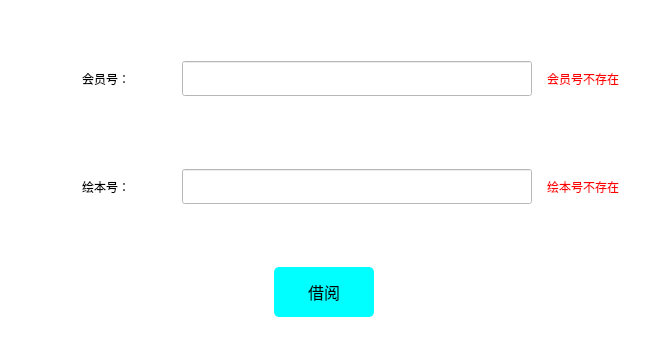
         <widget class="QWidget" name="BorrowAdd">
          <layout class="QHBoxLayout" name="horizontalLayout_43">
           <property name="leftMargin">
            <number>0</number>
           </property>
           <property name="topMargin">
            <number>0</number>
           </property>
           <property name="rightMargin">
            <number>0</number>
           </property>
           <property name="bottomMargin">
            <number>0</number>
           </property>
           <item>
            <widget class="QWidget" name="widget_46" native="true">
             <property name="styleSheet">
              <string notr="true">background-color: rgb(255, 255, 255);</string>
             </property>
             <layout class="QHBoxLayout" name="horizontalLayout_64">
              <item>
               <widget class="QWidget" name="widget_56" native="true">
                <property name="minimumSize">
                 <size>
                  <width>630</width>
                  <height>330</height>
                 </size>
                </property>
                <property name="maximumSize">
                 <size>
                  <width>630</width>
                  <height>330</height>
                 </size>
                </property>
                <layout class="QVBoxLayout" name="verticalLayout_3">
                 <item>
                  <widget class="QWidget" name="widget_39" native="true">
                   <property name="minimumSize">
                    <size>
                     <width>610</width>
                     <height>230</height>
                    </size>
                   </property>
                   <property name="maximumSize">
                    <size>
                     <width>610</width>
                     <height>230</height>
                    </size>
                   </property>
                   <layout class="QGridLayout" name="gridLayout">
                    <item row="1" column="0">
                     <widget class="QWidget" name="widget_41" native="true">
                      <property name="minimumSize">
                       <size>
                        <width>0</width>
                        <height>100</height>
                       </size>
                      </property>
                      <property name="maximumSize">
                       <size>
                        <width>16777215</width>
                        <height>100</height>
                       </size>
                      </property>
                      <layout class="QHBoxLayout" name="horizontalLayout_36">
                       <item>
                        <widget class="QLabel" name="label_32">
                         <property name="minimumSize">
                          <size>
                           <width>0</width>
                           <height>0</height>
                          </size>
                         </property>
                         <property name="maximumSize">
                          <size>
                           <width>16777215</width>
                           <height>16777215</height>
                          </size>
                         </property>
                         <property name="styleSheet">
                          <string notr="true">font: 12pt &quot;Agency FB&quot;;</string>
                         </property>
                         <property name="text">
                          <string>绘本号：</string>
                         </property>
                         <property name="alignment">
                          <set>Qt::AlignCenter</set>
                         </property>
                        </widget>
                       </item>
                       <item>
                        <widget class="QLineEdit" name="bookNumber_4">
                         <property name="minimumSize">
                          <size>
                           <width>350</width>
                           <height>35</height>
                          </size>
                         </property>
                         <property name="maximumSize">
                          <size>
                           <width>350</width>
                           <height>35</height>
                          </size>
                         </property>
                        </widget>
                       </item>
                      </layout>
                     </widget>
                    </item>
                    <item row="1" column="1">
                     <widget class="QLabel" name="tip_4">
                      <property name="styleSheet">
                       <string notr="true">color: rgb(255, 0, 0);
font: 12pt &quot;Agency FB&quot;;</string>
                      </property>
                      <property name="text">
                       <string>绘本号不存在</string>
                      </property>
                     </widget>
                    </item>
                    <item row="0" column="0">
                     <widget class="QWidget" name="widget_40" native="true">
                      <property name="minimumSize">
                       <size>
                        <width>0</width>
                        <height>100</height>
                       </size>
                      </property>
                      <property name="maximumSize">
                       <size>
                        <width>16777215</width>
                        <height>100</height>
                       </size>
                      </property>
                      <layout class="QHBoxLayout" name="horizontalLayout_35">
                       <item>
                        <widget class="QLabel" name="label_31">
                         <property name="styleSheet">
                          <string notr="true">font: 12pt &quot;Agency FB&quot;;</string>
                         </property>
                         <property name="text">
                          <string>会员号：</string>
                         </property>
                         <property name="alignment">
                          <set>Qt::AlignCenter</set>
                         </property>
                        </widget>
                       </item>
                       <item>
                        <widget class="QLineEdit" name="vipNumber_4">
                         <property name="minimumSize">
                          <size>
                           <width>350</width>
                           <height>35</height>
                          </size>
                         </property>
                         <property name="maximumSize">
                          <size>
                           <width>350</width>
                           <height>35</height>
                          </size>
                         </property>
                         <property name="cursor">
                          <cursorShape>IBeamCursor</cursorShape>
                         </property>
                        </widget>
                       </item>
                      </layout>
                     </widget>
                    </item>
                    <item row="0" column="1">
                     <widget class="QLabel" name="tip_3">
                      <property name="styleSheet">
                       <string notr="true">color: rgb(255, 0, 0);
font: 12pt &quot;Agency FB&quot;;</string>
                      </property>
                      <property name="text">
                       <string>会员号不存在</string>
                      </property>
                     </widget>
                    </item>
                   </layout>
                  </widget>
                 </item>
                 <item>
                  <widget class="QWidget" name="widget_55" native="true">
                   <layout class="QHBoxLayout" name="horizontalLayout_63">
                    <item>
                     <widget class="QPushButton" name="borrowAddBtn">
                      <property name="minimumSize">
                       <size>
                        <width>100</width>
                        <height>50</height>
                       </size>
                      </property>
                      <property name="maximumSize">
                       <size>
                        <width>100</width>
                        <height>50</height>
                       </size>
                      </property>
                      <property name="font">
                       <font>
                        <pointsize>12</pointsize>
                       </font>
                      </property>
                      <property name="styleSheet">
                       <string notr="true">background-color: rgb(0, 255, 255);
border-radius:5px;</string>
                      </property>
                      <property name="text">
                       <string>借阅</string>
                      </property>
                     </widget>
                    </item>
                   </layout>
                  </widget>
                 </item>
                </layout>
               </widget>
              </item>
             </layout>
            </widget>
           </item>
          </layout>
         </widget>
